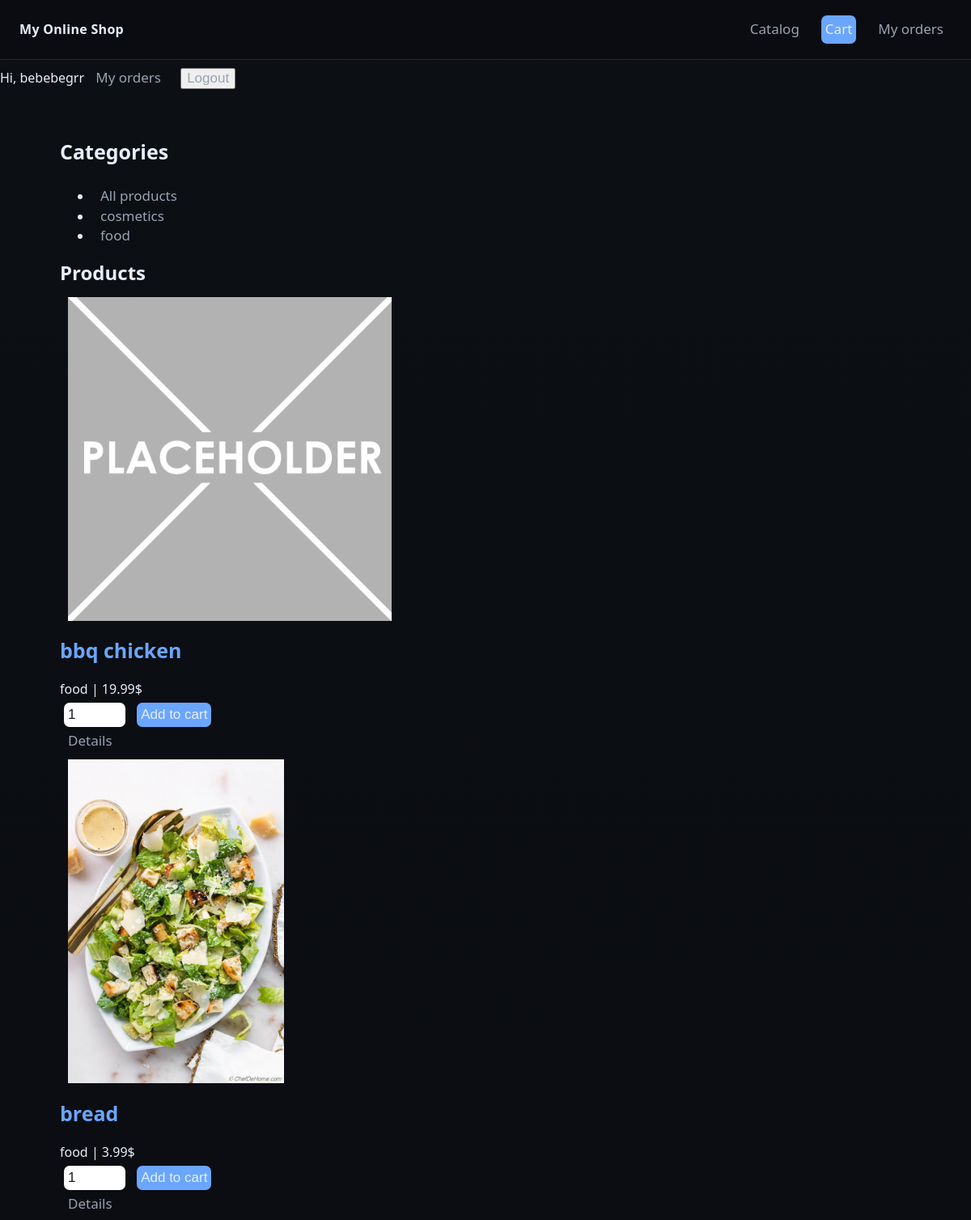
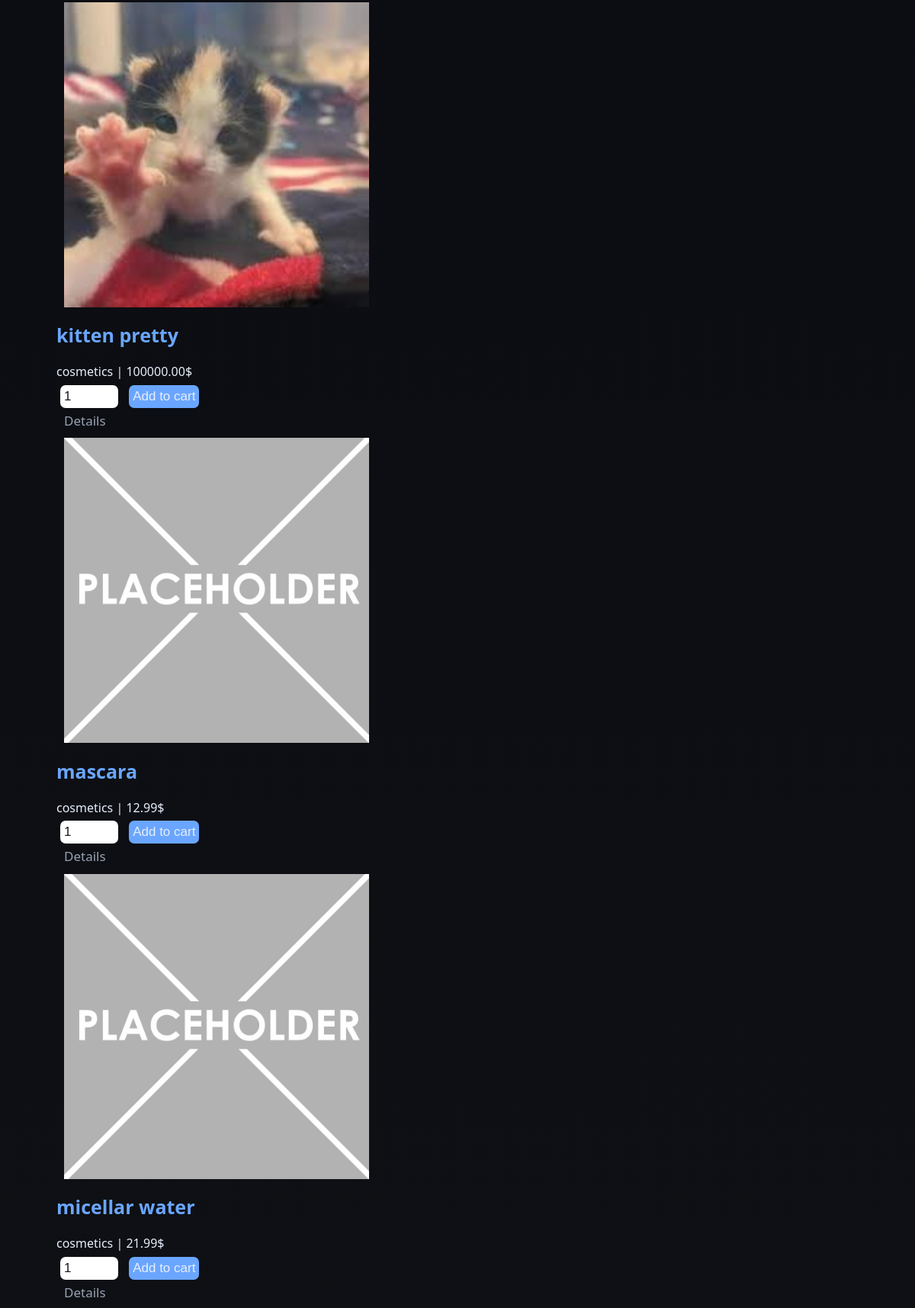
Screenshot of / (signed in, upper part) with the database file from the repository (2 pictures, top to bottom).
### shop/models.py (models this page shows, shortened)
class Category(models.Model):
    name=models.CharField(max_length=120)
    slug=models.SlugField(max_length=140, unique=True)
    class Meta:
        ordering=['name']
        verbose_name='Category'
        verbose_name_plural='Categories'
    def get_absolute_url(self):
        return reverse('shop:category', args=[self.slug])

class Product(models.Model):
    category=models.ForeignKey(Category, on_delete=models.PROTECT, related_name='products')
    name=models.CharField(max_length=180)
    slug=models.SlugField(max_length=200, unique=True)
    price=models.DecimalField(max_digits=10, decimal_places=2, default=Decimal('0.00'))
    is_weighted=models.BooleanField(default=False, help_text='Drobnoe kolichestvo (ex: kg)')
    stock=models.PositiveIntegerField(default=100)
    is_active=models.BooleanField(default=True)
    unit=models.CharField(max_length=20, default='pcs')
    image=models.ImageField(upload_to='products/%Y/%m/', blank=True, null=True)
    description=models.TextField(blank=True)
    class Meta:
        ordering=['name']
        indexes=[models.Index(fields=['slug']), models.Index(fields=['name'])]
        verbose_name='Product'
        verbose_name_plural='Products'
    def get_absolute_url(self):
        return reverse('shop:product', args=[self.slug])

### shop/views.py (the view)
# urls.py: path('', views.product_list, name='home'),
def product_list(request, category_slug=None):
    category=None
    categories=Category.objects.all()
    products=Product.objects.filter(is_active=True)
    if category_slug:
        category=get_object_or_404(Category, slug=category_slug)
        products=products.filter(category=category)
    return render(request, 'shop/product/list.html', {
        'category': category,
        'categories': categories,
        'products': products
    })

### shop/templates/shop/product/list.html (shortened to what this page needs)
{%extends 'shop/base.html'%}
{%load static%}
{%block content%}
<div class="shell">
    <aside class="panel">
        <h3 class="cat-title">Categories</h3>
        <ul class="cat-list">
            <li><a class="categorylol" href="{%url 'shop:home'%}">All products</a></li>
            {%for c in categories%}
            <li><a class="categorylol" href="{{c.get_absolute_url}}">{{c.name}}</a></li>
            {%endfor%}
        </ul>
    </aside>
    <section class="panel">
        <h2 style="margin:0 0 12px 0">
            Products{%if category%} in {{category.name}}{%endif%}
        </h2>
        <div class="grid">
            {%for p in products%}
            <article class="card">
                <div class="card__img">
                    {% if p.image %}
                        <img src="{{ p.image.url }}" alt="{{ p.name }}" class="product-img">
                    {% else %}
                        <img src="{% static 'img/placeholder.png' %}" alt="" class="product-img">
                    {% endif %}
                </div>
                <div class="card__body">
                    <h3 class="Card__name">
                        <a href="{{p.get_absolute_url}}" class="productname" style="text-decoration: none;">{{p.name}}</a>
                    </h3>
                    <div class="card__meta">
                        <span class="muted">{{p.category.name}} | </span>
                        <span class="card__price">{{p.price}}$</span>
                    </div>
                    <div class="card__actions">
                        <form action="{%url 'shop:cart_add' p.id%}" method="post">
                            <input class="inputqty" type="number" name="quantity" value="1" min="1" max="999">
                            <button class="btn btn--primary" type="submit">Add to cart</button>
                        </form>
                        <a class="btn" href="{{p.get_absolute_url}}">Details</a>
                    </div>
                </div>
            </article>
            {%empty%}
            <p class="muted">No products found.</p>
            {%endfor%}
        </div>
    </section>
</div>
{%endblock%}

### shop/templates/shop/base.html (shortened to what this page needs)
{%load static%}
<!DOCTYPE html>
<html lang="en">
<head>
    <link rel="stylesheet" href="{%static 'css/style.css'%}">
</head>
<body>
    <header class="header">
        <div class="header__inner">
            <div class="logo"><a href="{%url 'shop:home'%}">My Online Shop</a></div>
            <nav class="nav">
                <a class="btn" href="{% url 'shop:home'%}">Catalog</a>
                <a class="btn btn--primary" href="{%url 'shop:cart_detail'%}">Cart</a>
                {%if request.user.is_authenticated%}
                <a href="{%url 'shop:my_orders'%}" class="btn">My orders</a>
                {%endif%}
            </nav>
        </div>
    </header>
    {%if request.user.is_authenticated%}
    <span class="muted">Hi, {{request.user.username}}</span>
    <a href="{%url 'shop:my_orders'%}" class="btn">My orders</a>
    <form action="{%url 'shop:logout'%}"method="post" style="display:inline">
        <button class="btn" type="submit">Logout</button>
    </form>
    {%else%}
    <a href="{%url 'shop:login'%}" class="btn">Login</a>
    <a href="{%url 'shop:signup'%}" class="btn btn--primary">Sign up</a>
    {%endif%}
    <div class="container">
        {%block content%}
        {%endblock%}
    </div>
</body>
</html>

### static/css/style.css (style rules this page uses)
:root { --bg:#0f1115; --panel:#151922; --muted:#99a3b3; --text:#e8eefc; --brand:#6aa6ff; --brand-2:#7ee787; --danger:#ff6b6b; --border:#232a39; --radius:14px; --shadow: 0 6px 24px rgba(0,0,0,.25); }
* { box-sizing: border-box; }
html, body { height: 100%; }
body { margin: 0; font: 16px/1.45 system-ui, -apple-system, Segoe UI, Roboto, Ubuntu; color: var(--text); background: linear-gradient(180deg, #0c0f14, #0b0d12 40%, #0f1115 100%); }
.container { max-width: 1100px; margin: 0 auto; padding: 24px; }
.header { position: sticky; top: 0; z-index: 5; background: rgba(11,13,18,.75); backdrop-filter: blur(10px); border-bottom: 1px solid var(--border); }
.header__inner { display: flex; align-items: center; gap: 16px; padding: 14px 24px; }
.logo { font-weight: 700; letter-spacing: .3px; }
.logo a { color: var(--text); text-decoration: none; }
.nav { margin-left: auto; display: flex; gap: 12px; }
.btn { font-size: 20px; color: var(--text); text-decoration: none; }

### shop/templates/shop/base.html (style rules this page uses)
.btn { font-size: 17px; color: var(--muted); text-decoration: none; margin: 10px; }
.categorylol { font-size: 17px; color: var(--muted); text-decoration: none; margin: 10px; }
.cat-title { font-size: 25px; }
.btn--primary { margin: 5px; padding: 5px; border: none; border-radius: 7px; background: var(--brand); color: var(--text); }
.inputqty { font-size: 17px; margin: 5px; padding: 5px; border: none; border-radius: 7px; background: white; color: var(--panel); }
.productname { color: var(--brand); font-size: 25px; }
.card__img { height: 400px; display: flex; margin: 10px; }

### rows the page displays
Category: name "cosmetics"
Category: name "food"
Product: name "bbq chicken", category.name "food", price "19.99"
Product: image (picture), name "bread", category.name "food", price "3.99"
Product: image (picture), name "kitten pretty", category.name "cosmetics", price "100000.00"
Product: name "mascara", category.name "cosmetics", price "12.99"
Product: name "micellar water", category.name "cosmetics", price "21.99"

### other values shown
{{ request.user.username }} "bebebegrr"
